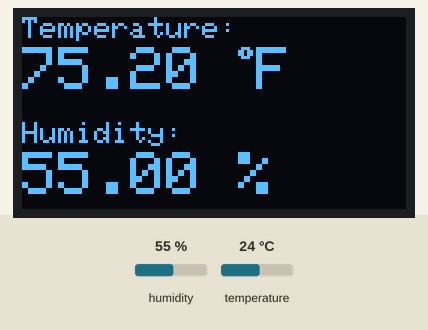
Simulated run of this sketch. Board: ESP32. Shown: 128×64 one-colour display. The inputs (shaded band) are chosen by the test bench; at power-on: humidity 55 %, temperature 24 °C. WiFi joins after 1.5 s; servers stay silent unless stated; what the sketch prints to the serial monitor is not drawn.

Above: at 5.2 s.
5.3 s: humidity set to 22 %
At 7.3 s:
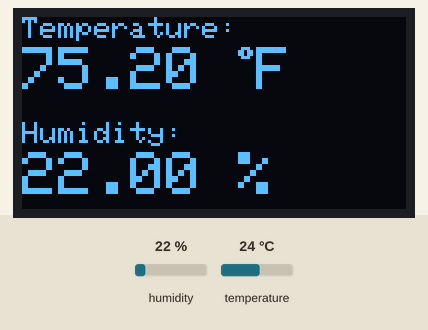
7.6 s: temperature set to 12 °C
At 8.4 s:
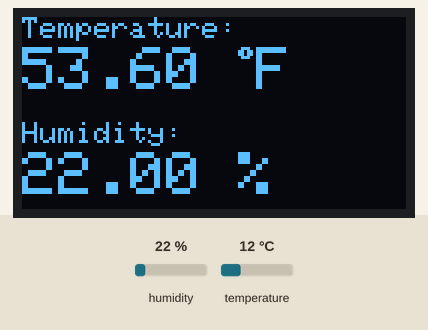
9.6 s: humidity set to 40 %
At 10.5 s:
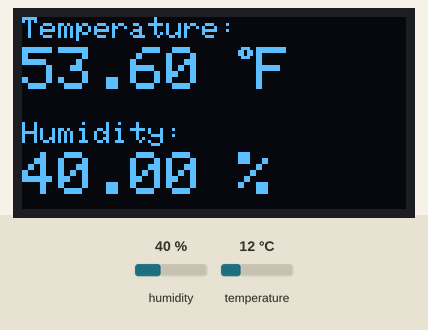
11.7 s: temperature set to 19 °C
At 12.5 s:
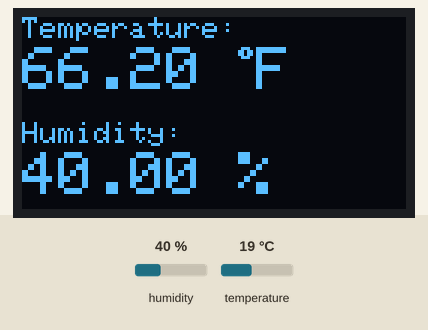
Timing chart, 0 to 14.7 s (numbered marks = the images above; inputs shaded):
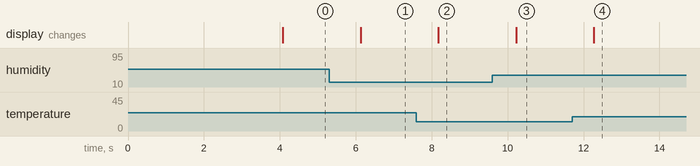

Measured:
- after the input at 5.3 s, the display: changes after 0.83 s (image 1)
- after the input at 7.6 s, the display: changes after 0.58 s (image 2)
- after the input at 9.6 s, the display: changes after 0.62 s (image 3)
- after the input at 11.7 s, the display: changes after 0.57 s (image 4)

The sketch:

humtempwebserver.ino
```cpp
// Import required libraries
#include "WiFi.h"
#include "ESPAsyncWebServer.h"
#include <Adafruit_Sensor.h>
#include <DHT.h>
#include <Wire.h>
#include <Adafruit_GFX.h>
#include <Adafruit_SSD1306.h>

#define SCREEN_WIDTH 128
#define SCREEN_HEIGHT 64

Adafruit_SSD1306 display(SCREEN_WIDTH, SCREEN_HEIGHT, &Wire, -1);

// Your network credentials
const char* ssid = "";
const char* password = "";

// Digital pin connected to the DHT sensor
#define DHTPIN 4


#define DHTTYPE DHT11

DHT dht(DHTPIN, DHTTYPE);

// Create AsyncWebServer object on port 80
AsyncWebServer server(80);

String readDHTTemperature() {
  float t = dht.readTemperature(true);
  // Check if any reads failed and exit early (to try again).
  if (isnan(t)) {
    Serial.println("Failed to read from DHT sensor!");
    return "--";
  }
  else {
    Serial.println(t);
    return String(t);
  }
}

String readDHTHumidity() {
  float h = dht.readHumidity();
  if (isnan(h)) {
    Serial.println("Failed to read from DHT sensor!");
    return "--";
  }
  else {
    Serial.println(h);
    return String(h);
  }
}

const char index_html[] PROGMEM = R"rawliteral(
<!DOCTYPE HTML><html>
<head>
  <meta name="viewport" content="width=device-width, initial-scale=1">
  <link rel="stylesheet" href="https://use.fontawesome.com/releases/v5.7.2/css/all.css" integrity="sha384-fnmOCqbTlWIlj8LyTjo7mOUStjsKC4pOpQbqyi7RrhN7udi9RwhKkMHpvLbHG9Sr" crossorigin="anonymous">
  <style>
    html {
     font-family: Arial;
     display: inline-block;
     margin: 0px auto;
     text-align: center;
    }
    h2 { font-size: 3.0rem; }
    p { font-size: 3.0rem; }
    .units { font-size: 1.2rem; }
    .dht-labels{
      font-size: 1.5rem;
      vertical-align:middle;
      padding-bottom: 15px;
    }
  </style>
</head>
<body>
  <h2>Humidty Temperature Sensor Real Time Data</h2>
  <p>
    <span class="dht-labels">Temperature</span><br>
    <span id="temperature">%TEMPERATURE%</span>
    <sup class="units">&deg;F</sup>
  </p>
  <p>
    <span class="dht-labels">Humidity</span><br>
    <span id="humidity">%HUMIDITY%</span>
    <sup class="units">&percnt;</sup>
  </p>
</body>
<script>
setInterval(function ( ) {
  var xhttp = new XMLHttpRequest();
  xhttp.onreadystatechange = function() {
    if (this.readyState == 4 && this.status == 200) {
      document.getElementById("temperature").innerHTML = this.responseText;
    }
  };
  xhttp.open("GET", "/temperature", true);
  xhttp.send();
}, 2000 ) ;

setInterval(function ( ) {
  var xhttp = new XMLHttpRequest();
  xhttp.onreadystatechange = function() {
    if (this.readyState == 4 && this.status == 200) {
      document.getElementById("humidity").innerHTML = this.responseText;
    }
  };
  xhttp.open("GET", "/humidity", true);
  xhttp.send();
}, 2000 ) ;
</script>
</html>)rawliteral";

// Replaces placeholder with DHT values
String processor(const String& var){
  if(var == "TEMPERATURE"){
    return readDHTTemperature();
  }
  else if(var == "HUMIDITY"){
    return readDHTHumidity();
  }
  return String();
}

void setup(){
  Serial.begin(115200);

  if(!display.begin(SSD1306_SWITCHCAPVCC, 0x3C)) {
    Serial.println(F("SSD1306 allocaiton failed"));
    for(;;);
  }
  delay(2000);
  display.clearDisplay();

  dht.begin();

  // Connect to Wi-Fi
  WiFi.begin(ssid, password);
  while (WiFi.status() != WL_CONNECTED) {
    delay(1000);
    Serial.println("Connecting to WiFi..");
  }

  // Print ESP32 Local IP Address
  Serial.println(WiFi.localIP());

  // Route for root / web page
  server.on("/", HTTP_GET, [](AsyncWebServerRequest *request){
    request->send_P(200, "text/html", index_html, processor);
  });
  server.on("/temperature", HTTP_GET, [](AsyncWebServerRequest *request){
    request->send_P(200, "text/plain", readDHTTemperature().c_str());
  });
  server.on("/humidity", HTTP_GET, [](AsyncWebServerRequest *request){
    request->send_P(200, "text/plain", readDHTHumidity().c_str());
  });

  // Start server
  server.begin();
}

void loop(){
  float t = dht.readTemperature(true);
  float h = dht.readHumidity();
  display.clearDisplay();
  display.setTextColor(WHITE);

  //Displays Temperature On OLED Display Loop
  display.setTextSize(1);
  display.setCursor(0,0);
  display.print("Temperature: ");
  display.setTextSize(2);
  display.setCursor(0,10);
  display.print(t);
  display.print(" ");
  display.setTextSize(1);
  //Uses Character Set CP437 [248 = Degree Symbol]
  display.cp437(true);
  display.write(248);
  display.setTextSize(2);
  display.print("F");

  //Displays Humidity On OLED Display Loop
  display.setTextSize(1);
  display.setCursor(0, 35);
  display.print("Humidity: ");
  display.setTextSize(2);
  display.setCursor(0, 45);
  display.print(h);
  display.print(" %");

  display.display();
}
```
